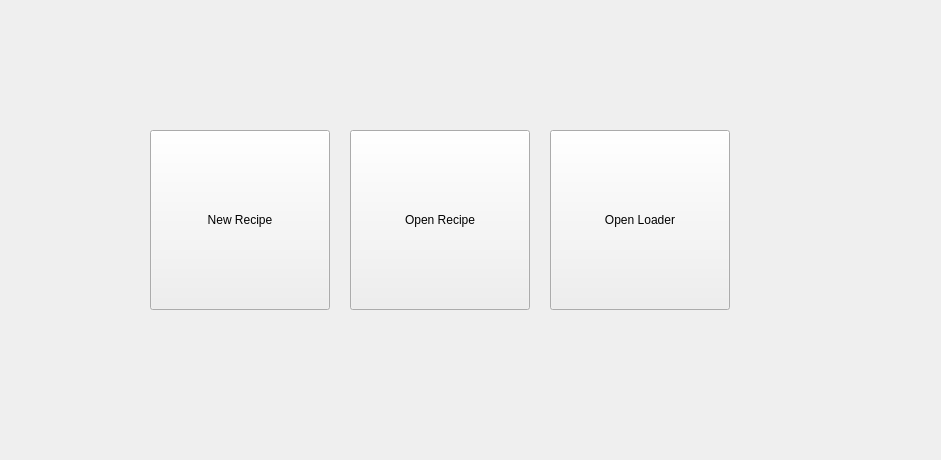
<?xml version="1.0" encoding="UTF-8"?>
<ui version="4.0">
 <class>Form</class>
 <widget class="QWidget" name="Form">
  <property name="geometry">
   <rect>
    <x>0</x>
    <y>0</y>
    <width>941</width>
    <height>460</height>
   </rect>
  </property>
  <property name="windowTitle">
   <string>Form</string>
  </property>
  <property name="styleSheet">
   <string notr="true"/>
  </property>
  <widget class="QPushButton" name="loadButton">
   <property name="geometry">
    <rect>
     <x>350</x>
     <y>130</y>
     <width>180</width>
     <height>180</height>
    </rect>
   </property>
   <property name="minimumSize">
    <size>
     <width>180</width>
     <height>180</height>
    </size>
   </property>
   <property name="styleSheet">
    <string notr="true"/>
   </property>
   <property name="text">
    <string>Open Recipe</string>
   </property>
  </widget>
  <widget class="QPushButton" name="newButton">
   <property name="geometry">
    <rect>
     <x>150</x>
     <y>130</y>
     <width>180</width>
     <height>180</height>
    </rect>
   </property>
   <property name="minimumSize">
    <size>
     <width>180</width>
     <height>180</height>
    </size>
   </property>
   <property name="styleSheet">
    <string notr="true"/>
   </property>
   <property name="text">
    <string>New Recipe</string>
   </property>
   <property name="checkable">
    <bool>false</bool>
   </property>
   <property name="flat">
    <bool>false</bool>
   </property>
  </widget>
  <widget class="QPushButton" name="loaderButton">
   <property name="geometry">
    <rect>
     <x>550</x>
     <y>130</y>
     <width>180</width>
     <height>180</height>
    </rect>
   </property>
   <property name="minimumSize">
    <size>
     <width>180</width>
     <height>180</height>
    </size>
   </property>
   <property name="styleSheet">
    <string notr="true"/>
   </property>
   <property name="text">
    <string>Open Loader</string>
   </property>
  </widget>
 </widget>
 <resources/>
 <connections/>
</ui>
